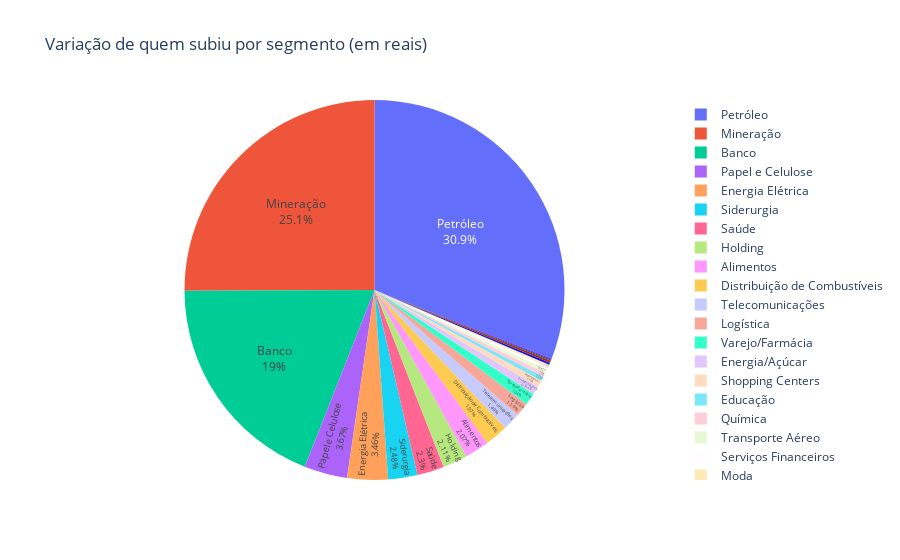

Write notebook code for a chart like this one.
### Code cell
fig_analise_segmento = px.pie(df_analise_segmento, names='Segmento', values='variacao_rs', title='Variação de quem subiu por segmento (em reais)').update_traces(textposition='inside', textinfo='percent+label')
fig_analise_segmento.show()

### Figure 1 — Plotly figure (JSON) as saved in the notebook; plotly's stock layout.template omitted (floating-point values rounded to 4 significant figures)
{"data": [{"domain": {"x": [0, 1], "y": [0, 1]}, "hovertemplate": "Segmento=%{label}<br>variacao_rs=%{value}<extra></extra>", "labels": ["Alimentos", "Banco", "Construção Civil", "Distribuição de Combustíveis", "Educação", "Energia Elétrica", "Energia/Açúcar", "Holding", "Logística", "Mineração", "Moda", "Papel e Celulose", "Petróleo", "Química", "Revestimentos Cerâmicos", "Saúde", "Serviços Financeiros", "Shopping Centers", "Siderurgia", "Tecnologia", "Telecomunicações", "Transporte Aéreo", "Varejo", "Varejo/Farmácia"], "legendgroup": "", "name": "", "showlegend": true, "textinfo": "percent+label", "textposition": "inside", "type": "pie", "values": [407800000.0, 3741000000.0, 37530000.0, 388700000.0, 72300000.0, 682300000.0, 138800000.0, 416100000.0, 233900000.0, 4940000000.0, 41020000.0, 722900000.0, 6093000000.0, 69050000.0, 18070000.0, 453900000.0, 43660000.0, 117700000.0, 489900000.0, 15600000.0, 292900000.0, 65450000.0, 34830000.0, 202400000.0]}], "layout": {"legend": {"tracegroupgap": 0}, "title": {"text": "Variação de quem subiu por segmento (em reais)"}}}
